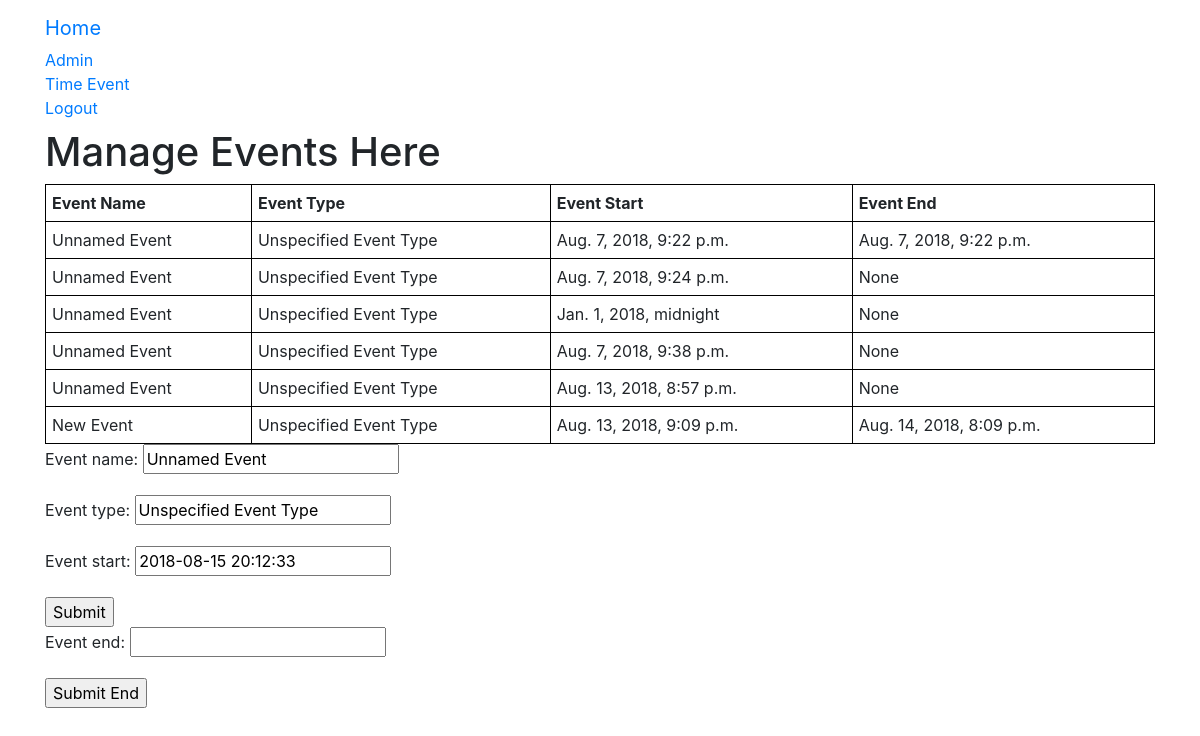
Screenshot of /TimeMoneyApp/time_event/ (signed in) with the database file from the repository.
### TimeMoneyApp/models.py (models this page shows, shortened)
class TimeEvent(models.Model):
    user = models.ForeignKey(User, on_delete=models.DO_NOTHING) # TODO : add on_delete
    event_name = models.CharField(max_length=256, default="Unnamed Event")
    event_type = models.CharField(max_length=256, default="Unspecified Event Type")
    event_start = models.DateTimeField(default=django.utils.timezone.now)
    event_end = models.DateTimeField(null=True)

### TimeMoneyApp/views.py (the view, shortened to what this page needs)
@login_required
def time_event(request):
    user_event_list = TimeEvent.objects.filter(user=request.user)
    form = TimeEventForm()
    last_event = TimeEvent.objects.order_by('event_start').last()
    form_end = TimeEventEndForm(instance=last_event)
    return render(request, 'TimeMoneyApp/time_event.html',
                  { 'form' : form,
                    'form_end' : form_end,
                    'user_event_list' : user_event_list,
                  })

### TimeMoneyApp/forms.py
class TimeEventForm(forms.ModelForm):
    class Meta():
        model = TimeEvent
        fields = ('event_name', 'event_type', 'event_start')

class TimeEventEndForm(forms.ModelForm):
    class Meta():
        model = TimeEvent
        fields = ('event_end',)

### templates/TimeMoneyApp/time_event.html (shortened to what this page needs)
{% extends 'TimeMoneyApp/base.html' %}
{% block login_block %}
<h1>Manage Events Here</h1>
{% if user_event_list %}
<table>
		<thead>
				<th>Event Name</th>
				<th>Event Type</th>
				<th>Event Start</th>
				<th>Event End</th>
		</thead>
		{% for user_event in user_event_list %}
		<tr>
				<td>{{ user_event.event_name }}</td>
				<td>{{ user_event.event_type }}</td>
				<td>{{ user_event.event_start }}</td>
				<td>{{ user_event.event_end }}</td>
		</tr>
		{% endfor %}
</table>
{% else %}
<p>No User Events Found</p>
{% endif %}
<form method="POST">
	{{ form.as_p }}
	<input type="submit" value="Submit">
</form>
<form method="POST">
	{{ form_end.as_p }}
	<input type="submit" value="Submit End">
</form>
{% endblock %}

### static/css/style.css (style rules this page uses)
table { table-layout: auto; width: 100%; }
th { border: 1px solid black; padding: 6px; }
td { border: 1px solid black; padding: 6px; }

### rows the page displays
TimeEvent: event_name "Unnamed Event", event_type "Unspecified Event Type", event_start "Aug. 7, 2018, 9:22 p.m.", event_end "Aug. 7, 2018, 9:22 p.m."
TimeEvent: event_name "Unnamed Event", event_type "Unspecified Event Type", event_start "Aug. 7, 2018, 9:24 p.m.", event_end "None"
TimeEvent: event_name "Unnamed Event", event_type "Unspecified Event Type", event_start "Jan. 1, 2018, midnight", event_end "None"
TimeEvent: event_name "Unnamed Event", event_type "Unspecified Event Type", event_start "Aug. 7, 2018, 9:38 p.m.", event_end "None"
TimeEvent: event_name "Unnamed Event", event_type "Unspecified Event Type", event_start "Aug. 13, 2018, 8:57 p.m.", event_end "None"
TimeEvent: event_name "New Event", event_type "Unspecified Event Type", event_start "Aug. 13, 2018, 9:09 p.m.", event_end "Aug. 14, 2018, 8:09 p.m."
